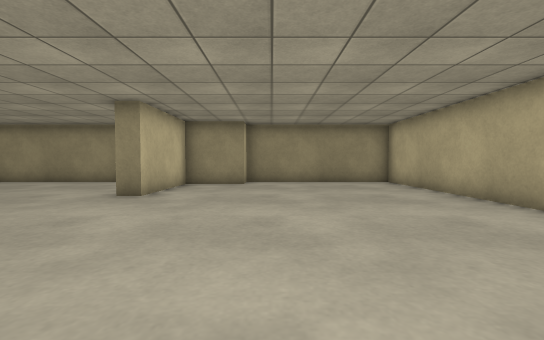
view 1 (above)

16 first-person views from a walk through a Gazebo world. The camera is 0.94 m above the floor, tilts 2° down and sees 90° across. The floor is counted in squares, 1 m on a side. Each view is taken from the middle of a square. On the plan, view 1 faces up. The plan holds only what a view shows up to about 11 squares ahead; the rest is blank. The place goes on beyond the plan.

view 2
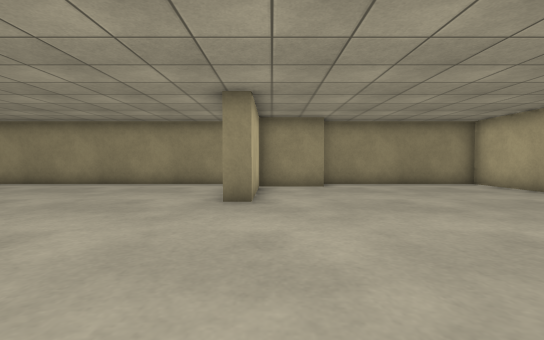

view 3
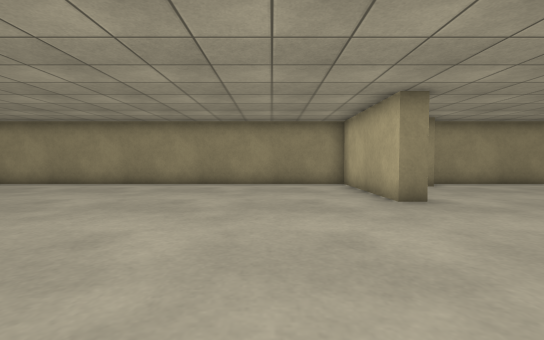

view 4
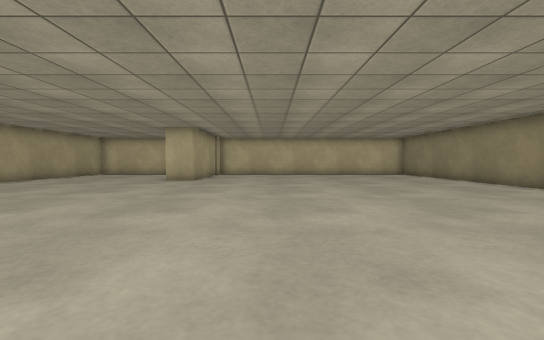

view 5
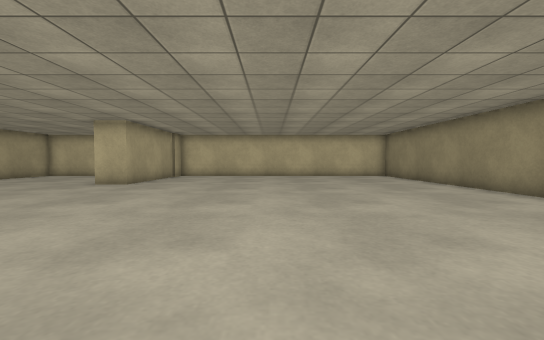

view 6
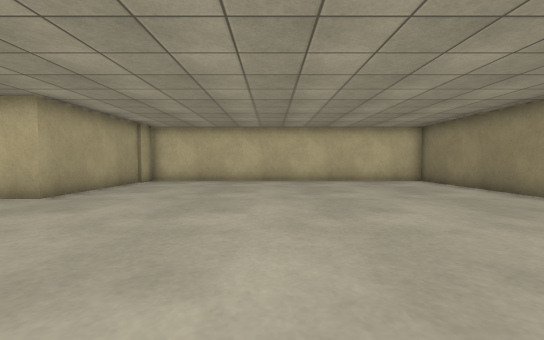

view 7
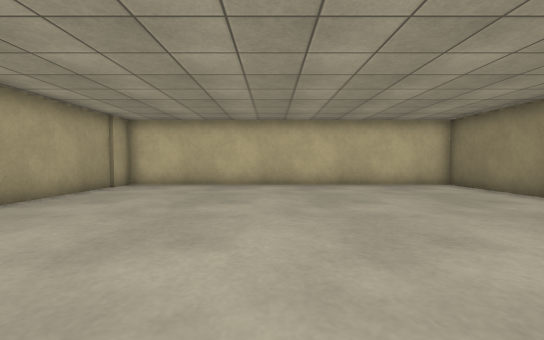

view 8
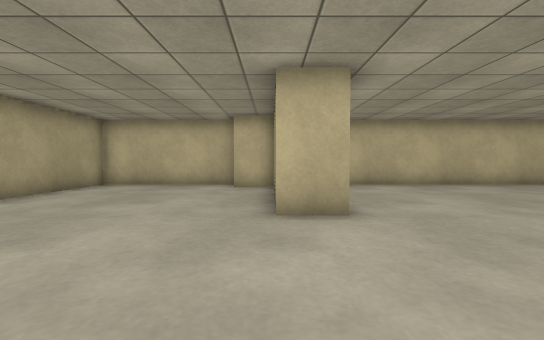

view 9
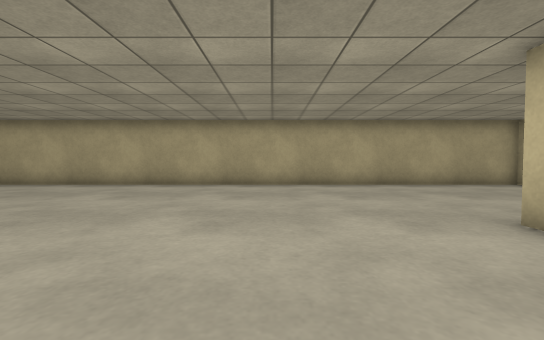

view 10
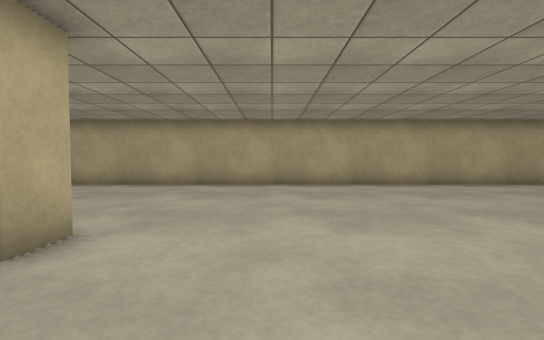

view 11
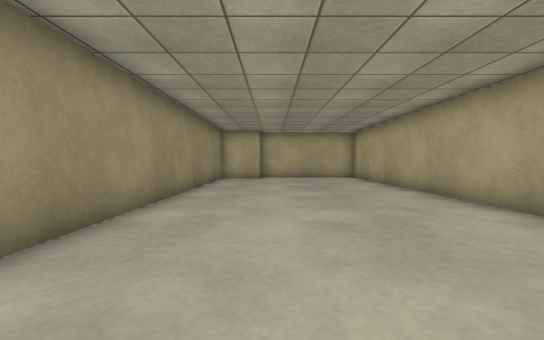

view 12
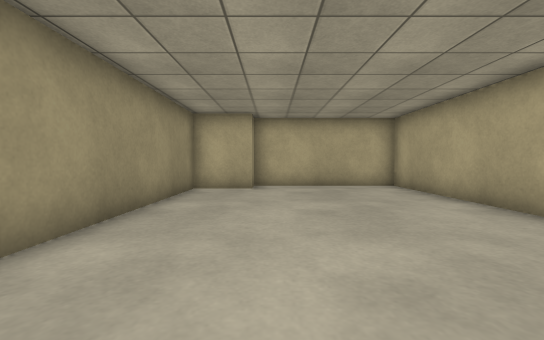

view 13
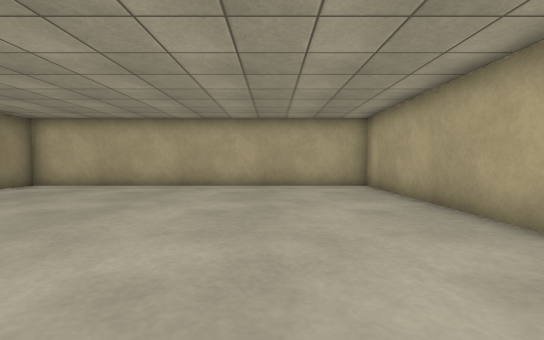

view 14
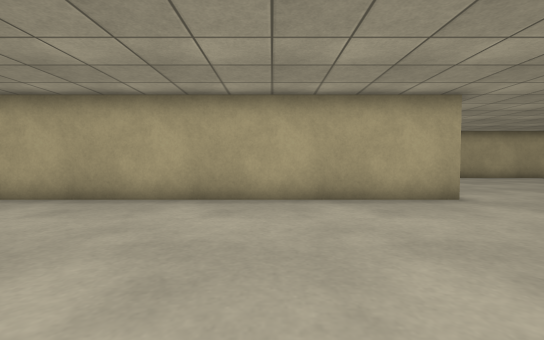

view 15
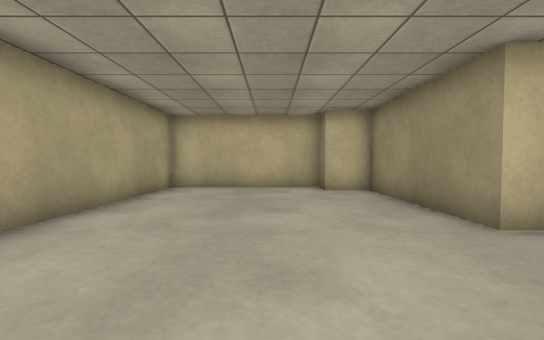

view 16
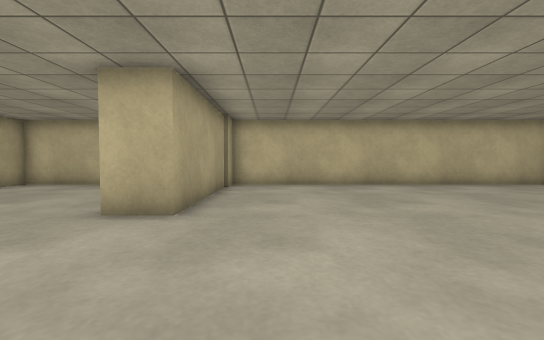

### Floor plan
Points are (right, up) in squares from view 1. A wall is a line through its corners. A room is listed if a view was taken in it or the views show most of it. See-through windows are left out.
Room 1 (views 1, 2, 3, 4, 5, 6, 7, 8, 9, 10, 11, 12, 13, 14, 15, 16)
walls: (-8.5, -1.5) (-8.5, -0.5) (5.1, -0.5) (5.1, 11.9) (-1, 11.9); (-1, 10.9) (-3.5, 10.9) (-3.5, 7.2) (-4.1, 7.2) (-4.1, 11.9) (-25.5, 11.9) (-25.5, -0.5) (-24.5, -0.5); (-24.6, -0.7) (-19.6, -0.7) (-19.6, -1.9) (-24.5, -1.9) (-24.5, -3.3) (-25.5, -3.3) (-25.5, -8.5) (5.1, -8.5) (5.1, -3.2); (4.8, -3.3) (4.1, -3.3) (4.1, -1.4) (-7.5, -1.4)

Where each view was taken, in squares from view 1:
view 1: 0 up, 0 right, facing up
view 2: 1 up, 3 left, facing up
view 3: 1 up, 7 left, facing up
view 4: 3 up, 7 left, facing left
view 5: 5 up, 9 left, facing left
view 6: 5 up, 13 left, facing left
view 7: 5 up, 15 left, facing left
view 8: 2 down, 15 left, facing left
view 9: 2 up, 16 left, facing down
view 10: 2 up, 11 left, facing down
view 11: 4 down, 10 left, facing right
view 12: 4 down, 5 left, facing right
view 13: 3 up, 5 left, facing right
view 14: 6 up, 4 left, facing down
view 15: 5 down, 16 left, facing left
view 16: 1 up, 15 left, facing left
